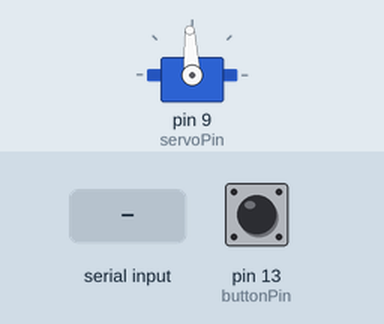
Simulated run of this sketch. Board: Arduino Uno, built with avr-gcc and run on an emulated ATmega328P. On the bench: servo. The inputs (shaded band) are chosen by the test bench; at power-on: pin 13 (buttonPin) HIGH. What the sketch prints to the serial monitor is not drawn.

Above: at 1.2 s.
1.3 s: "UNLOCK\n" received over Serial
At 1.44 s:
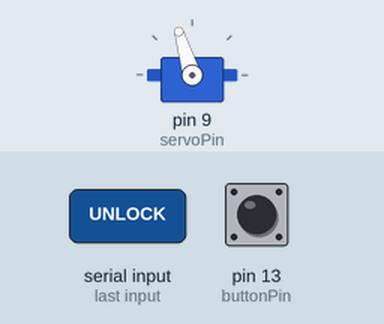
At 2.79 s:
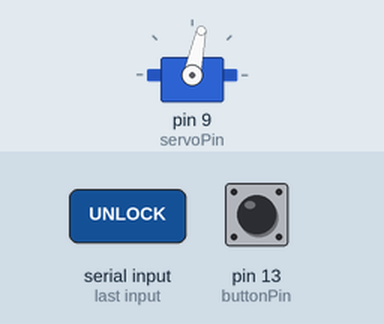
4.3 s: pin 13 (buttonPin) pulled LOW for 0.15 s
Timing chart, 0 to 7.3 s (numbered marks = the images above; inputs shaded):
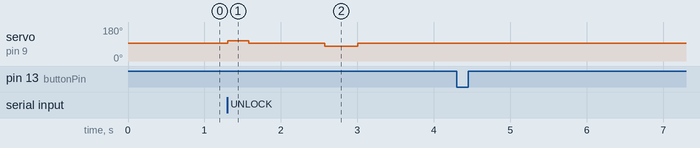

The sketch:

arduino_code.ino
```cpp
#include <Servo.h>

const int buttonPin = 13;      // QR 버튼
const int servoPin  = 9;       // MG90S 신호 핀

Servo doorServo;

// 상태 머신
enum State { IDLE, OPENING, WAITING, CLOSING };
State state = IDLE;
unsigned long stateStartTime = 0;

// 서보 중립·속도 펄스 (μs) — 반드시 실제 장비로 보정하세요
const int SERVO_STOP  = 1500;  // Neutral (정지)
const int SERVO_OPEN  = 1650;  // “열림” 방향 속도
const int SERVO_CLOSE = 1350;  // “닫힘” 방향 속도

// 타이밍 상수
// 1) 한 바퀴(360°) 도는 시간 (ms) — 직접 측정 후 여기에 넣으세요
const unsigned long FULL_ROTATION_TIME = 2000UL;
// 2) 90° 회전 시간 = 360° 시간 / 4
// 예시 캘리브레이션 값 (ms 단위)
const unsigned long OPEN_TIME  = 270;  // 실제 측정: 90° 여는 데 270ms 걸림
const unsigned long CLOSE_TIME = 430;  // 실제 측정: 90° 닫는 데 430ms 걸림

// 3) 문 열림 후 Hold 시간 (ms)
const unsigned long OPEN_HOLD_TIME      = 1000UL;                 // 1초

// 디바운스
bool lastButtonState = HIGH;
unsigned long lastDebounceTime = 0;
const unsigned long debounceDelay = 50;

// 시리얼 입력 버퍼
String inputBuffer;

void setup() {
  Serial.begin(9600);
  pinMode(buttonPin, INPUT_PULLUP);

  doorServo.attach(servoPin);
  doorServo.writeMicroseconds(SERVO_STOP);  // 초기 정지
}

void loop() {
  unsigned long now = millis();

  // ── 1) SERIAL “UNLOCK” 처리 ──
  while (Serial.available()) {
    char c = Serial.read();
    if (c == '\n') {
      inputBuffer.trim();
      if (inputBuffer == "UNLOCK") startSequence(now);
      inputBuffer = "";
    } else {
      inputBuffer += c;
    }
  }

  // ── 2) BUTTON SHOW_QR 처리 (논블로킹) ──
  int reading = digitalRead(buttonPin);
  if (reading != lastButtonState) {
    lastDebounceTime = now;
  }
  if (now - lastDebounceTime > debounceDelay) {
    static bool pressed = false;
    if (reading == LOW && !pressed) {
      pressed = true;
      Serial.println("SHOW_QR");
    }
    if (reading == HIGH) pressed = false;
  }
  lastButtonState = reading;

  // ── 3) 상태 머신 ──
  switch (state) {
    case OPENING:
      // 90° 열림 회전 완료
      if (now - stateStartTime >= OPEN_TIME) {
        doorServo.writeMicroseconds(SERVO_STOP);  // 정지
        state = WAITING;
        stateStartTime = now;
      }
      break;

    case WAITING:
      // 열린 상태로 Hold
      if (now - stateStartTime >= OPEN_HOLD_TIME) {
        doorServo.writeMicroseconds(SERVO_CLOSE); // 반대 방향 회전 시작
        state = CLOSING;
        stateStartTime = now;
      }
      break;

    case CLOSING:
      // 90° 닫힘 회전 완료
      if (now - stateStartTime >= CLOSE_TIME) {
        doorServo.writeMicroseconds(SERVO_STOP);  // 정지
        state = IDLE;
      }
      break;

    case IDLE:
    default:
      // 대기 상태
      break;
  }
}

// 시리얼 UNLOCK 또는 다른 트리거로 호출
void startSequence(unsigned long timestamp) {
  if (state != IDLE) return;                // 이미 동작 중이면 무시
  doorServo.writeMicroseconds(SERVO_OPEN);   // 열림 회전 시작
  state = OPENING;
  stateStartTime = timestamp;
}
```

Measured:
- after the input at 1.3 s, servo on pin 9 (servoPin): 93° → 107° at once, → 93° 0.27 s later, → 78° 1.0 s later, → 93° 0.43 s later
- after the input at 4.3 s, every drawn part: stays the same
